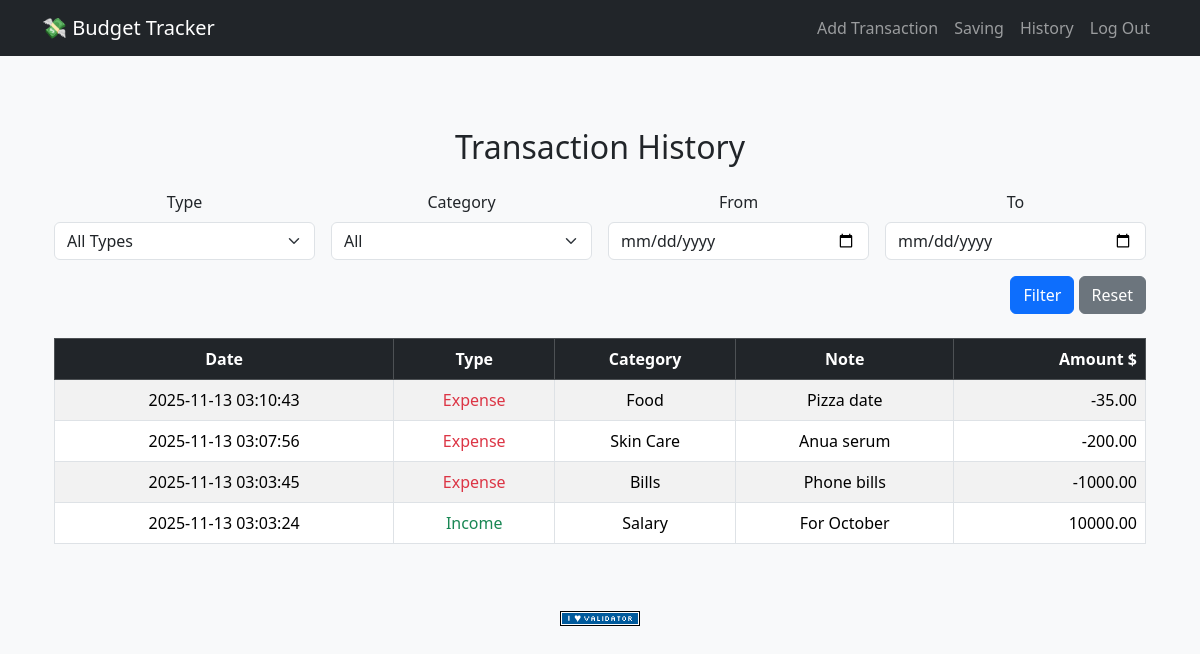
The app's page /history (signed in) with its own data.
### tables this page shows
CREATE TABLE transactions (
id INTEGER PRIMARY KEY AUTOINCREMENT,
user_id INTEGER,
date TEXT NOT NULL,
type TEXT NOT NULL CHECK (type IN ('Income', 'Expense')),
category_id INTEGER,
amount REAL NOT NULL,
note TEXT,
FOREIGN KEY (user_id) REFERENCES users(id),
FOREIGN KEY (category_id) REFERENCES categories(id));

CREATE TABLE categories (
id INTEGER PRIMARY KEY AUTOINCREMENT,
user_id INTEGER,
name TEXT NOT NULL,
FOREIGN KEY (user_id) REFERENCES users(id),
UNIQUE(user_id, name)
);

### app.py (the view)
@app.route("/history")
@login_required
def history():
    categories = db.execute(
        "SELECT id, name FROM categories WHERE user_id IS NULL OR user_id = ?", session["user_id"]
    )
    type_ = request.args.get("type")
    category_id = request.args.get("category")
    start_date = request.args.get("start_date")
    end_date = request.args.get("end_date")
    query = """
            SELECT t.id, t.date, t.type, t.amount, t.note , c.name AS category_name
            FROM transactions t
            LEFT JOIN categories c ON t.category_id = c.id
            WHERE t.user_id = ?
"""
    params = [session["user_id"]]
    if type_:
        query += " AND t.type = ?"
        params.append(type_)
    if category_id:
        query += " AND t.category_id = ?"
        params.append(f"%{category_id}%")
    if start_date:
        query += " AND date(t.date) >= ?"
        params.append(start_date)
    if end_date:
        query += " AND date(t.date) <= ?"
        params.append(end_date)
    query += " ORDER BY t.date DESC"
    transactions = db.execute(query, *params)
    return render_template("history.html", transactions = transactions, categories = categories)

### app.py (called while the page is built)
@app.after_request
def after_request(response):
    response.headers["Cache-Control"] = "no-cache, no-store, must-revalidate"
    response.headers["Expires"] = 0
    response.headers["Pragma"] = "no-cache"
    return response

def login_required(f):
    @wraps(f)
    def decorated_function(*args, **kwargs):
        if session.get("user_id") is None:
            return redirect("/login")
        return f(*args, **kwargs)
    return decorated_function

### templates/history.html (shortened to what this page needs)
{% extends "layout.html" %}
{% block main %}
<div class="container mt-4">
    <h2 class="text-center mb-4">Transaction History</h2>
     <form method="get" action="/history" class="row g-3 mb-4">
        <div class="col-md-3">
            <label for="type" class="form-label">Type</label>
            <select name="type" id="type" class="form-select">
                <option value="">All Types</option>
            </select>
        </div>
        <div class="col-md-3">
            <label for="category" class="form-label">Category</label>
            <select name="category" id="category" class="form-select">
                <option value="">All</option>
            </select>
        </div>
        <div class="col-md-3">
            <label for="start_date" class="form-label">From</label>
            <input type="date" name="start_date" id="start_date" class="form-control" value="{{ request.args.get('start_date', '') }}">
        </div>
        <div class="col-md-3">
            <label for="end_date" class="form-label">To</label>
            <input type="date" name="end_date" id="end_date" class="form-control" value="{{ request.args.get('end_date', '') }}">
        </div>
        <div class="col-md-12 text-end">
            <button type="submit" class="btn btn-primary">Filter</button>
            <a href="/history" class="btn btn-secondary">Reset</a>
        </div>
     </form>
    {% if transactions %}
        <div class="table-responsive" style="max-height: 400px; overflow-y: auto;">
            <table class="table table-striped table-bordered align-middle">
                <thead class="table-dark sticky-top">
                    <tr>
                        <th>Date</th>
                        <th>Type</th>
                        <th>Category</th>
                        <th>Note</th>
                        <th class="text-end">Amount $</th>
                    </tr>
                </thead>
                <tbody>
                    {% for row in transactions %}
                        <tr>
                            <td>{{ row.date }}</td>
                            <td>
                                {% if row.type == "Income" %}
                                    <span class="text-success">Income</span>
                                {% else %}
                                    <span class="text-danger">Expense</span>
                                {% endif %}
                            </td>
                            <td>{{ row.category_name or '-' }}</td>
                            <td>{{ row.note or "-" }}</td>
                            <td class="text-end">{{ "%.2f"|format(row.amount) }}</td>
                        </tr>
                    {% endfor %}
                </tbody>
            </table>
        </div>
        {% else %}
            <p class="text-center text-muted">No transactions yet.</p>
    {% endif %}
</div>
{% endblock %}

### templates/layout.html (shortened to what this page needs)
<!DOCTYPE html>
<html lang="en">
<head>
    <link href="https://cdn.jsdelivr.net/npm/bootstrap@5.3.3/dist/css/bootstrap.min.css" rel="stylesheet">
        <link href="https://cdn.jsdelivr.net/npm/bootstrap@5.3.3/dist/css/bootstrap.min.css" rel="stylesheet">
    <link href="/static/style.css" rel="stylesheet">
</head>
<body class="bg-light">
    <nav class="navbar navbar-expand-lg navbar-dark bg-dark">
    <div class="container">
        <a class="navbar-brand" href="/">💸 Budget Tracker</a>
        <div class="collapse navbar-collapse" id="navbarNav">
            <ul class="navbar-nav ms-auto">
                {% if session["user_id"] %}
                    <li class="nav-item"><a class="nav-link" href="/add">Add Transaction</a></li>
                    <li class="nav-item"><a class="nav-link" href="/saving">Saving</a></li>
                    <li class="nav-item"><a class="nav-link" href="/history">History</a></li>
                    <li class="nav-item"><a class="nav-link" href="/logout">Log Out</a></li>
                {% else %}
                    <li class="nav-item"><a class="nav-link" href="/login">Log In</a></li>
                    <li class="nav-item"><a class="nav-link" href="/register">Register</a></li>
                {% endif %}
            </ul>
        </div>
    </div>
    </nav>
    <div class="container py-5 text-center">
        {% block main %}{% endblock %}
    </div>
    <footer class="mb-5">
        <form action="https://validator.w3.org/check" class="text-center" enctype="multipart/form-data" method="post" target="_blank">
            <input alt="Validate" src="/static/I_heart_validator.png" type="image">
        </form>
    </footer>
</body>
</html>

### records on screen
transactions: date "2025-11-13 03:10:43", type "Expense", name "Food", note "Pizza date", amount "-35.00"
transactions: date "2025-11-13 03:07:56", type "Expense", name "Skin Care", note "Anua serum", amount "-200.00"
transactions: date "2025-11-13 03:03:45", type "Expense", name "Bills", note "Phone bills", amount "-1000.00"
transactions: date "2025-11-13 03:03:24", type "Income", name "Salary", note "For October", amount "10000.00"
